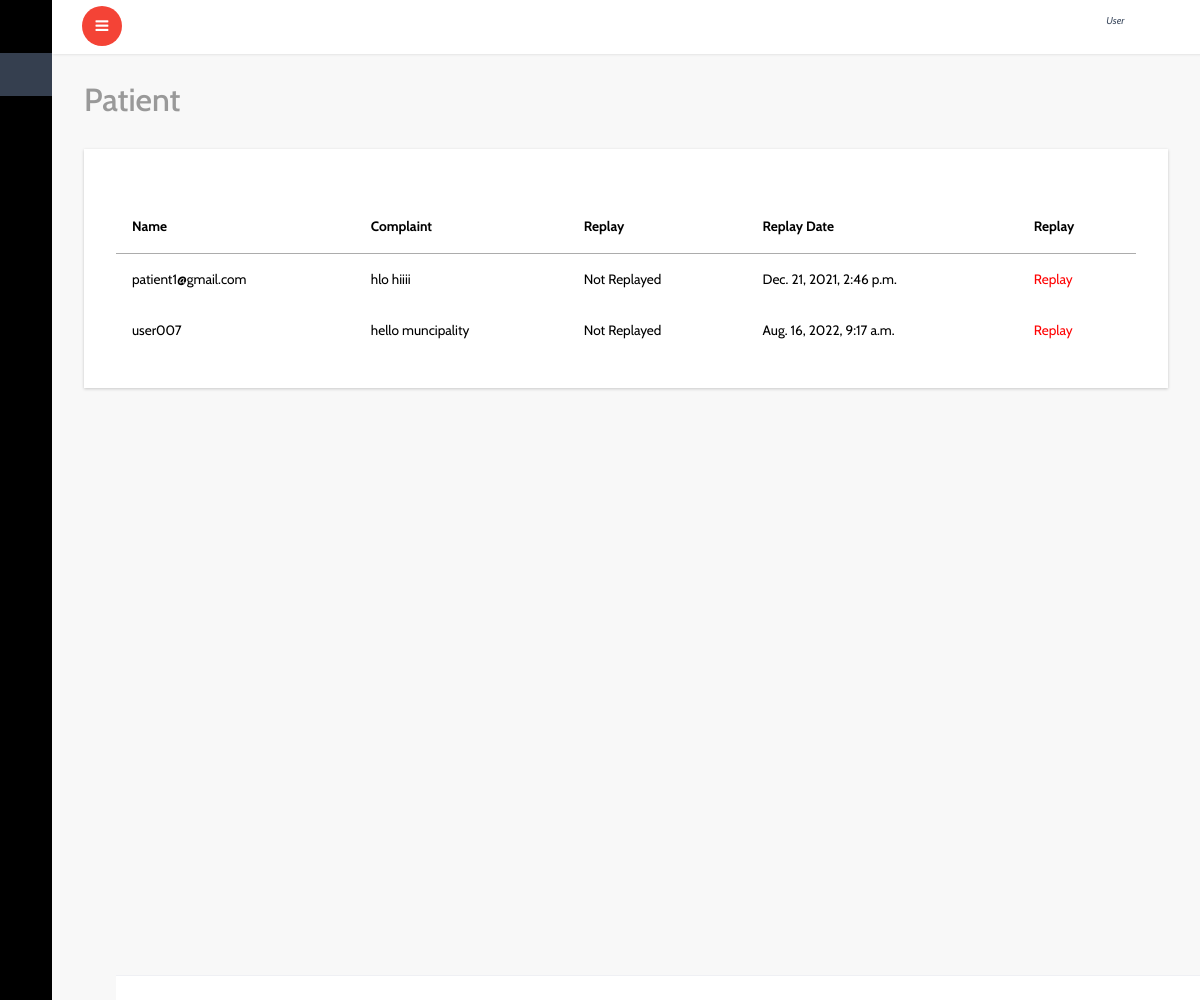
/patient/dmo_view_complaint/, run on the app's committed database.
### patient/models.py (models this page shows, shortened)
class Complaint(models.Model):
    user=models.ForeignKey(User,on_delete=models.CASCADE,blank=True,null=True)
    center=models.ForeignKey(Center,on_delete=models.CASCADE,blank=True,null=True)
    home=models.ForeignKey(Home,on_delete=models.CASCADE,blank=True,null=True)
    complaint=models.TextField()
    replay=models.TextField(blank=True,null=True)
    created_date=models.DateTimeField(default=datetime.utcnow,blank=True,null=True)
    replay_date=models.DateTimeField(default=utc_tomorrow,blank=True,null=True)
    solved='solved'
    un_solved='un_solved'
    solve_statuses=[
        ('solved',solved),
        ('un_solved',un_solved)
    ]
    solve_status=models.CharField(max_length=20,choices=solve_statuses,default=un_solved)
    replay_status=models.BooleanField(default=False)

### patient/views.py (the view)
# urls.py: path('dmo_view_complaint/',views.dmo_view_complaint,name='dmo_view_complaint'),
def dmo_view_complaint(request):
    complaints=Complaint.objects.filter(replay_status=True)
    return render(request,'patient/complaint_list.html',{'com':complaints})

### templates/patient/complaint_list.html
{% extends 'dashboard/index.html' %}
{% block content %}
			<div id="page-wrapper">
				<div class="graphs">
					<h3 class="blank1">Patient </h3>
					 <div class="xs tabls">
						<div class="bs-example4" data-example-id="contextual-table">
                            <table class="table">
                                <thead>
                                    {% if com %}
                                    <table class="table table-hover" >
                                        <thead>
                                            <tr>
                                              <th>Name</th>
                                              <th>Complaint</th>
                                              <th>Replay</th>
                                               <th>Replay Date</th>
                                                <th>Replay</th>
                                            </tr>
                                        </thead>
                                        <tbody>
                                            {% for l in com %}
                                            <tr>
                                                <td>{{l.user}}</td>
                                                <td>{{l.complaint}}</td>
                                                {% if l.replay == None %}
                                                <td>Not Replayed</td>
                                                {% else %}
                                                <td>{{l.replay}}</td>
                                                {% endif %}
                                                <td>{{l.replay_date}}</td>
                                                <td><a href="{% url 'patient:complaint_replay' l.id %}" style="color: red;">Replay</a></td>
                                            </tr>
                                            {% endfor %}
                                        </tbody>
                                    </table>
                                    {% else %}
                                    <h3>No Compalint Registerd</h3>
                                    {% endif %}
		{% endblock %}

### data on the page
Complaint: user "patient1@gmail.com", complaint "hlo hiiii", shows "Not Replayed", replay_date "Dec. 21, 2021, 2:46 p.m."
Complaint: user "user007", complaint "hello muncipality", shows "Not Replayed", replay_date "Aug. 16, 2022, 9:17 a.m."
